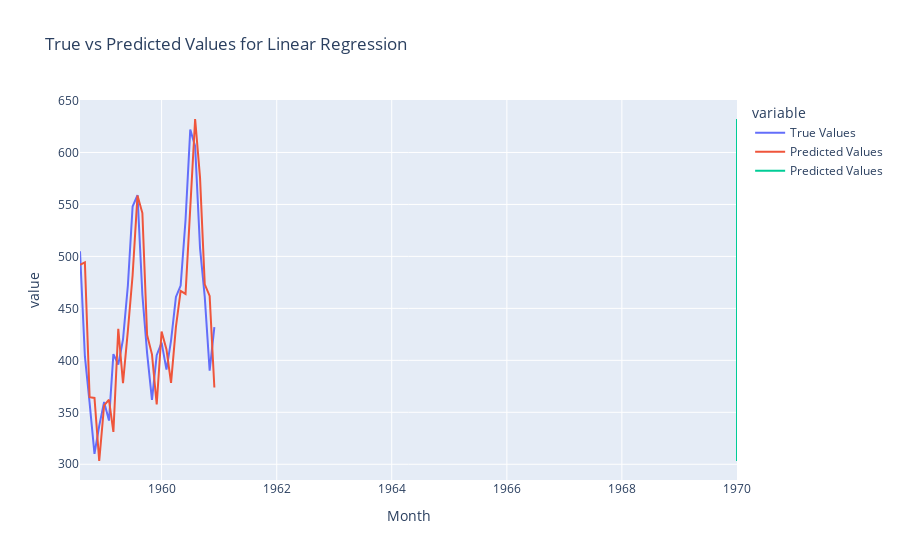

The notebook cell saved with this chart:
### Markdown cell above
### Plotly Visualization for Linear Regression:

### Code cell
import plotly.express as px

# Create a DataFrame for visualization
df_lr_ts = pd.DataFrame({'True Values': y_test, 'Predicted Values': y_pred_lr})

# Create a line plot for true vs predicted values
fig = px.line(df_lr_ts, title='True vs Predicted Values for Linear Regression')
fig.add_scatter(y=df_lr_ts['Predicted Values'], mode='lines', name='Predicted Values')
fig.show()

### Figure 1 — Plotly figure (JSON) as saved in the notebook; plotly's stock layout.template omitted (floating-point values rounded to 4 significant figures)
{"data": [{"hovertemplate": "variable=True Values<br>Month=%{x}<br>value=%{y}<extra></extra>", "legendgroup": "True Values", "line": {"color": "#636efa", "dash": "solid"}, "marker": {"symbol": "circle"}, "mode": "lines", "name": "True Values", "orientation": "v", "showlegend": true, "type": "scatter", "x": ["1958-08-01T00:00:00", "1958-09-01T00:00:00", "1958-10-01T00:00:00", "1958-11-01T00:00:00", "1958-12-01T00:00:00", "1959-01-01T00:00:00", "1959-02-01T00:00:00", "1959-03-01T00:00:00", "1959-04-01T00:00:00", "1959-05-01T00:00:00", "1959-06-01T00:00:00", "1959-07-01T00:00:00", "1959-08-01T00:00:00", "1959-09-01T00:00:00", "1959-10-01T00:00:00", "1959-11-01T00:00:00", "1959-12-01T00:00:00", "1960-01-01T00:00:00", "1960-02-01T00:00:00", "1960-03-01T00:00:00", "1960-04-01T00:00:00", "1960-05-01T00:00:00", "1960-06-01T00:00:00", "1960-07-01T00:00:00", "1960-08-01T00:00:00", "1960-09-01T00:00:00", "1960-10-01T00:00:00", "1960-11-01T00:00:00", "1960-12-01T00:00:00"], "xaxis": "x", "y": [505, 404, 359, 310, 337, 360, 342, 406, 396, 420, 472, 548, 559, 463, 407, 362, 405, 417, 391, 419, 461, 472, 535, 622, 606, 508, 461, 390, 432], "yaxis": "y"}, {"hovertemplate": "variable=Predicted Values<br>Month=%{x}<br>value=%{y}<extra></extra>", "legendgroup": "Predicted Values", "line": {"color": "#EF553B", "dash": "solid"}, "marker": {"symbol": "circle"}, "mode": "lines", "name": "Predicted Values", "orientation": "v", "showlegend": true, "type": "scatter", "x": ["1958-08-01T00:00:00", "1958-09-01T00:00:00", "1958-10-01T00:00:00", "1958-11-01T00:00:00", "1958-12-01T00:00:00", "1959-01-01T00:00:00", "1959-02-01T00:00:00", "1959-03-01T00:00:00", "1959-04-01T00:00:00", "1959-05-01T00:00:00", "1959-06-01T00:00:00", "1959-07-01T00:00:00", "1959-08-01T00:00:00", "1959-09-01T00:00:00", "1959-10-01T00:00:00", "1959-11-01T00:00:00", "1959-12-01T00:00:00", "1960-01-01T00:00:00", "1960-02-01T00:00:00", "1960-03-01T00:00:00", "1960-04-01T00:00:00", "1960-05-01T00:00:00", "1960-06-01T00:00:00", "1960-07-01T00:00:00", "1960-08-01T00:00:00", "1960-09-01T00:00:00", "1960-10-01T00:00:00", "1960-11-01T00:00:00", "1960-12-01T00:00:00"], "xaxis": "x", "y": [491.9, 494.2, 364.5, 363.9, 303.1, 356.7, 362.1, 331.1, 430.4, 378.0, 428.5, 481.9, 558.5, 541.7, 424.4, 405.8, 357.5, 427.7, 410.5, 378.3, 432.2, 466.9, 463.9, 549.8, 632.2, 575.8, 473.1, 461.9, 373.9], "yaxis": "y"}, {"mode": "lines", "name": "Predicted Values", "type": "scatter", "y": [491.9, 494.2, 364.5, 363.9, 303.1, 356.7, 362.1, 331.1, 430.4, 378.0, 428.5, 481.9, 558.5, 541.7, 424.4, 405.8, 357.5, 427.7, 410.5, 378.3, 432.2, 466.9, 463.9, 549.8, 632.2, 575.8, 473.1, 461.9, 373.9]}], "layout": {"legend": {"title": {"text": "variable"}, "tracegroupgap": 0}, "title": {"text": "True vs Predicted Values for Linear Regression"}, "xaxis": {"anchor": "y", "domain": [0, 1], "title": {"text": "Month"}}, "yaxis": {"anchor": "x", "domain": [0, 1], "title": {"text": "value"}}}}
